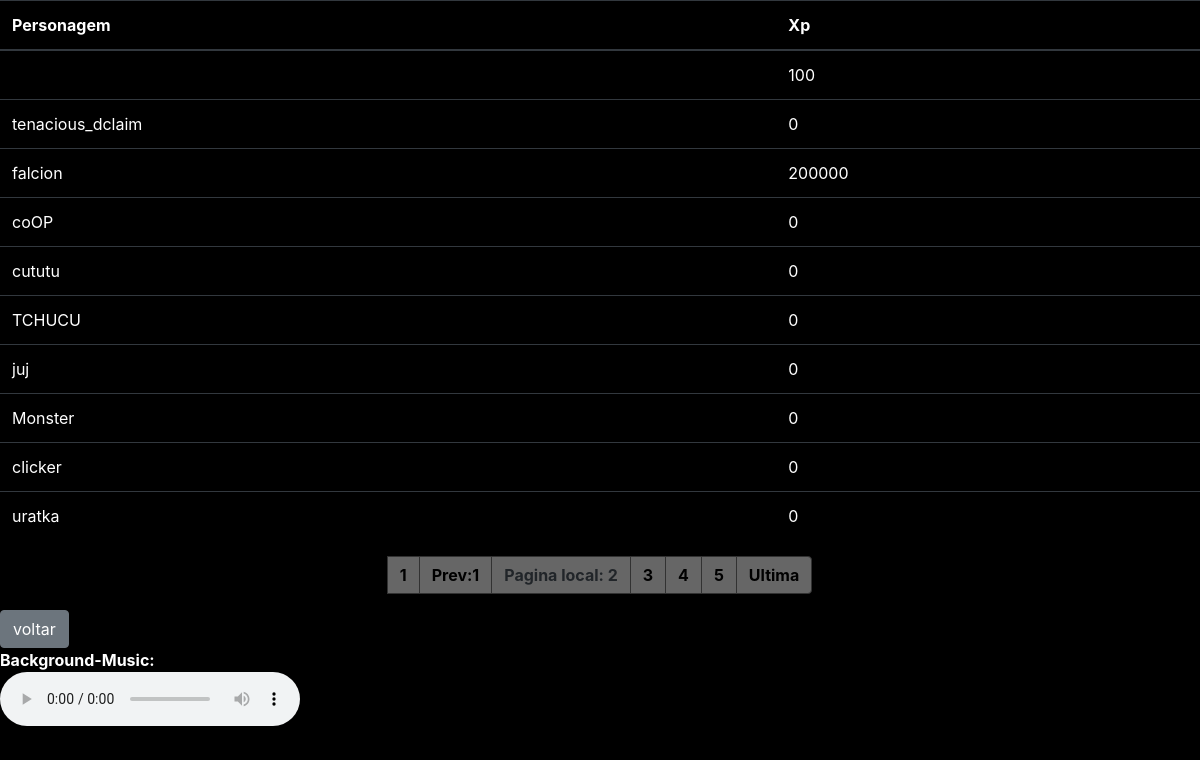
The app's page /menus/static/key_4732.php?pagina=2 with its own data.
### tables this page shows
CREATE TABLE IF NOT EXISTS `fichasuno` (
  `ficha_id` bigint(20) UNSIGNED NOT NULL AUTO_INCREMENT,
  `ficha_nome` char(22) DEFAULT NULL,
  `ficha_Race` char(250) DEFAULT NULL,
  `ficha_Class` char(250) DEFAULT NULL,
  `ficha_Sclass` char(250) DEFAULT NULL,
  `ficha_ATK` int(11) DEFAULT NULL,
  `ficha_DEF` int(11) DEFAULT NULL,
  `ficha_PW` int(11) DEFAULT NULL,
  `ficha_HP` int(11) DEFAULT NULL,
  `ficha_MP` int(11) DEFAULT NULL,
  `ficha_hp_MAX` int(11) DEFAULT NULL,
  `ficha_mp_MAX` int(11) DEFAULT NULL,
  `ficha_XP` int(11) DEFAULT NULL,
  `ficha_LV` int(11) DEFAULT NULL,
  `ficha_Const` int(11) DEFAULT NULL,
  `ficha_CHA` int(11) DEFAULT NULL,
  `ficha_Fr` int(11) DEFAULT NULL,
  `ficha_Vel` int(11) DEFAULT NULL,
  `ficha_Int` int(11) DEFAULT NULL,
  `ficha_Sorte` int(11) DEFAULT NULL,
  `ficha_DONO` char(22) DEFAULT NULL,
  PRIMARY KEY (`ficha_id`),
  UNIQUE KEY `ficha_id` (`ficha_id`)
);

### menus/static/key_4732.php (the view, shortened to what this page needs)
<?php
include('../../login-cadastro/db/conexao.php');
?>
<!DOCTYPE html>
<html lang="pt-br">
  <head>
           <link rel="stylesheet" href="../../home/View/css/key_23.css">
           <link rel="stylesheet" href="https://maxcdn.bootstrapcdn.com/bootstrap/4.0.0/css/bootstrap.min.css">
  </head>
  <body>
<div class="container-show">
<table class="table table-dark">
  <thead>
    <tr>
      <th scope="col">Personagem</th>
      <th scope="col">Xp</th>
    </tr>
  </thead>
  <tbody>
  <?php
    $pagina_atual = filter_input(INPUT_GET,'pagina', FILTER_SANITIZE_NUMBER_INT);
    $pagina = (!empty($pagina_atual)) ? $pagina_atual : 1;
    $qnt_result_pg = 10;
    $inicio = ($qnt_result_pg * $pagina) - $qnt_result_pg;
$stmt = $pdo-> prepare( "SELECT * FROM fichasuno  order by ficha_id  desc LIMIT $qnt_result_pg OFFSET $inicio ");
$stmt-> execute();
$result = $stmt-> fetchAll( PDO::FETCH_ASSOC );
foreach($result  as  $value ) {
           echo "<tr>";
          echo "<td scope='row'>".$value['ficha_nome']."</td>";
             echo "<td scope='col'>".$value['ficha_XP']."</td>";
      echo "</tr>";
}
  echo "</tbody>";
echo "</table>";
 $result_pg= $pdo-> prepare( "SELECT COUNT(*) AS num_result FROM fichasuno   order by ficha_id ");
$result_pg-> execute();
$resultado_pg = $result_pg-> fetchAll( PDO::FETCH_ASSOC );
foreach($resultado_pg as   $row_pg ) {
    $quantidade_pg = ceil($row_pg['num_result'] / $qnt_result_pg);
    $max_links = 3;
       echo "<nav aria-label='Page navigation example'>";
        echo "<ul class='pagination justify-content-center'>";
     echo " <a href='key_4732.php?pagina=1'class='page-link' aria-label='Goto page 1'>1</a>";
    for($pag_ant = $pagina - $max_links; $pag_ant <= $pagina - 1; $pag_ant++){
      if($pag_ant >= 1){
        echo "<li class='page-item'><a class='page-link' href='key_4732.php?pagina=$pag_ant' > Prev:".$pag_ant."</a></li>";
      }
    }
    echo "<li class='page-item'><a class='page-link' aria-current='page'>Pagina local: ".$pagina." </a></li> ";
    for($pag_dep = $pagina + 1; $pag_dep <= $pagina + $max_links; $pag_dep++){
      if($pag_dep <= $quantidade_pg){
        echo "<li class='page-item'><a class='page-link' href='key_4732.php?pagina=$pag_dep'>$pag_dep</a> ";
      }
    }
    echo "<li class='page-item'><a class='page-link' href='key_4732.php?pagina=$quantidade_pg' class='page-link' aria-label='Goto page 86'>Ultima</a></li>";
      echo "</ul>";
        echo "</nav>";
  }
    ?>
<div class="btn-group" role="group" aria-label="Button group with nested dropdown">
  <a href="key_24.php" > <button type="button" class="btn btn-secondary">voltar </button></a>
</div>
</div>
  <figure>
    <figcaption style="color:white; font-weight: bold ">Background-Music:</figcaption>
    <audio
        controls
        loop
        play
        src="../ost/theme.mp3">
    </audio>
    <br/>
</figure>
  </body>
</html>

### home/View/css/key_23.css (style rules this page uses)
* { margin: 0; padding: 0; background-color:black ; }
html > body > .container-show { background-color: black ; height: auto; }
a.page-link { background-color:#666666; color:black ; font-weight: bold; border:1px solid rgb(50,50,50); }
.btn { background-color:black; color:white; border: 2px solid #666666; }

### records on screen
fichasuno: ficha_XP "100"
fichasuno: ficha_nome "tenacious_dclaim", ficha_XP "0"
fichasuno: ficha_nome "falcion", ficha_XP "200000"
fichasuno: ficha_nome "coOP", ficha_XP "0"
fichasuno: ficha_nome "cututu", ficha_XP "0"
fichasuno: ficha_nome "TCHUCU", ficha_XP "0"
fichasuno: ficha_nome "juj", ficha_XP "0"
fichasuno: ficha_nome "Monster", ficha_XP "0"
fichasuno: ficha_nome "clicker", ficha_XP "0"
fichasuno: ficha_nome "uratka", ficha_XP "0"
